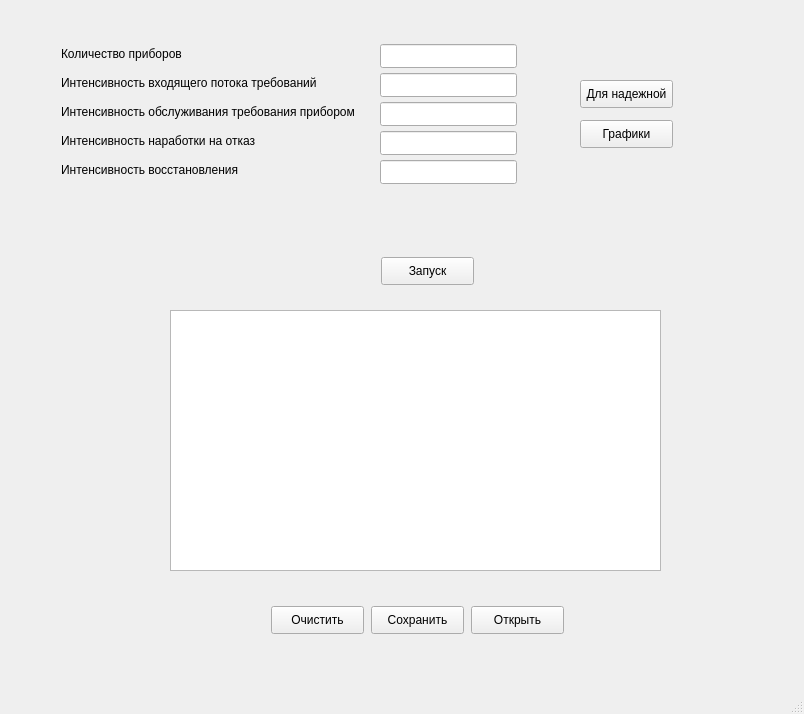
<?xml version="1.0" encoding="UTF-8"?>
<ui version="4.0">
 <class>MainWindow</class>
 <widget class="QMainWindow" name="MainWindow">
  <property name="geometry">
   <rect>
    <x>0</x>
    <y>0</y>
    <width>804</width>
    <height>714</height>
   </rect>
  </property>
  <property name="windowTitle">
   <string>Программа для исследования ненадежной СМО</string>
  </property>
  <widget class="QWidget" name="centralwidget">
   <property name="enabled">
    <bool>true</bool>
   </property>
   <widget class="QPushButton" name="pushButton_result">
    <property name="geometry">
     <rect>
      <x>381</x>
      <y>257</y>
      <width>93</width>
      <height>28</height>
     </rect>
    </property>
    <property name="layoutDirection">
     <enum>Qt::LeftToRight</enum>
    </property>
    <property name="text">
     <string>Запуск</string>
    </property>
   </widget>
   <widget class="QPushButton" name="pushButton_graphs">
    <property name="geometry">
     <rect>
      <x>580</x>
      <y>120</y>
      <width>93</width>
      <height>28</height>
     </rect>
    </property>
    <property name="text">
     <string>Графики</string>
    </property>
   </widget>
   <widget class="QPushButton" name="pushButton_show_reliable">
    <property name="geometry">
     <rect>
      <x>580</x>
      <y>80</y>
      <width>93</width>
      <height>28</height>
     </rect>
    </property>
    <property name="text">
     <string>Для надежной</string>
    </property>
   </widget>
   <widget class="QTextEdit" name="textEdit_result">
    <property name="geometry">
     <rect>
      <x>170</x>
      <y>310</y>
      <width>491</width>
      <height>261</height>
     </rect>
    </property>
    <property name="sizePolicy">
     <sizepolicy hsizetype="Expanding" vsizetype="Expanding">
      <horstretch>0</horstretch>
      <verstretch>0</verstretch>
     </sizepolicy>
    </property>
    <property name="readOnly">
     <bool>true</bool>
    </property>
   </widget>
   <widget class="QLineEdit" name="lineEdit_alpha">
    <property name="geometry">
     <rect>
      <x>380</x>
      <y>131</y>
      <width>137</width>
      <height>24</height>
     </rect>
    </property>
    <property name="sizePolicy">
     <sizepolicy hsizetype="Fixed" vsizetype="Fixed">
      <horstretch>0</horstretch>
      <verstretch>0</verstretch>
     </sizepolicy>
    </property>
   </widget>
   <widget class="QLabel" name="label_alpha">
    <property name="geometry">
     <rect>
      <x>61</x>
      <y>133</y>
      <width>231</width>
      <height>16</height>
     </rect>
    </property>
    <property name="text">
     <string>Интенсивность наработки на отказ</string>
    </property>
   </widget>
   <widget class="QLabel" name="label_mu">
    <property name="geometry">
     <rect>
      <x>61</x>
      <y>104</y>
      <width>321</width>
      <height>16</height>
     </rect>
    </property>
    <property name="text">
     <string>Интенсивность обслуживания требования прибором</string>
    </property>
   </widget>
   <widget class="QLineEdit" name="lineEdit_la">
    <property name="geometry">
     <rect>
      <x>380</x>
      <y>73</y>
      <width>137</width>
      <height>24</height>
     </rect>
    </property>
    <property name="sizePolicy">
     <sizepolicy hsizetype="Fixed" vsizetype="Fixed">
      <horstretch>0</horstretch>
      <verstretch>0</verstretch>
     </sizepolicy>
    </property>
   </widget>
   <widget class="QLineEdit" name="lineEdit_mu">
    <property name="geometry">
     <rect>
      <x>380</x>
      <y>102</y>
      <width>137</width>
      <height>24</height>
     </rect>
    </property>
    <property name="sizePolicy">
     <sizepolicy hsizetype="Fixed" vsizetype="Fixed">
      <horstretch>0</horstretch>
      <verstretch>0</verstretch>
     </sizepolicy>
    </property>
   </widget>
   <widget class="QLabel" name="label_la">
    <property name="geometry">
     <rect>
      <x>61</x>
      <y>75</y>
      <width>301</width>
      <height>16</height>
     </rect>
    </property>
    <property name="text">
     <string>Интенсивность входящего потока требований</string>
    </property>
   </widget>
   <widget class="QLabel" name="label_kappa">
    <property name="geometry">
     <rect>
      <x>61</x>
      <y>46</y>
      <width>131</width>
      <height>16</height>
     </rect>
    </property>
    <property name="text">
     <string>Количество приборов</string>
    </property>
   </widget>
   <widget class="QLineEdit" name="lineEdit_kappa">
    <property name="geometry">
     <rect>
      <x>380</x>
      <y>44</y>
      <width>137</width>
      <height>24</height>
     </rect>
    </property>
    <property name="sizePolicy">
     <sizepolicy hsizetype="Fixed" vsizetype="Fixed">
      <horstretch>0</horstretch>
      <verstretch>0</verstretch>
     </sizepolicy>
    </property>
    <property name="tabletTracking">
     <bool>false</bool>
    </property>
    <property name="cursorPosition">
     <number>0</number>
    </property>
    <property name="clearButtonEnabled">
     <bool>false</bool>
    </property>
   </widget>
   <widget class="QLineEdit" name="lineEdit_beta">
    <property name="geometry">
     <rect>
      <x>380</x>
      <y>160</y>
      <width>137</width>
      <height>24</height>
     </rect>
    </property>
    <property name="sizePolicy">
     <sizepolicy hsizetype="Fixed" vsizetype="Fixed">
      <horstretch>0</horstretch>
      <verstretch>0</verstretch>
     </sizepolicy>
    </property>
   </widget>
   <widget class="QLabel" name="label_beta">
    <property name="geometry">
     <rect>
      <x>61</x>
      <y>162</y>
      <width>201</width>
      <height>16</height>
     </rect>
    </property>
    <property name="text">
     <string>Интенсивность восстановления</string>
    </property>
   </widget>
   <widget class="QPushButton" name="pushButton_save">
    <property name="geometry">
     <rect>
      <x>371</x>
      <y>606</y>
      <width>93</width>
      <height>28</height>
     </rect>
    </property>
    <property name="text">
     <string>Сохранить</string>
    </property>
   </widget>
   <widget class="QPushButton" name="pushButton_clear">
    <property name="geometry">
     <rect>
      <x>271</x>
      <y>606</y>
      <width>93</width>
      <height>28</height>
     </rect>
    </property>
    <property name="text">
     <string>Очистить</string>
    </property>
   </widget>
   <widget class="QPushButton" name="pushButton_open">
    <property name="geometry">
     <rect>
      <x>471</x>
      <y>606</y>
      <width>93</width>
      <height>28</height>
     </rect>
    </property>
    <property name="text">
     <string>Открыть</string>
    </property>
   </widget>
  </widget>
  <widget class="QMenuBar" name="menubar">
   <property name="geometry">
    <rect>
     <x>0</x>
     <y>0</y>
     <width>804</width>
     <height>26</height>
    </rect>
   </property>
  </widget>
  <widget class="QStatusBar" name="statusbar"/>
  <action name="action">
   <property name="text">
    <string>Ненадежная</string>
   </property>
   <property name="statusTip">
    <string>Show actions for unreliable system</string>
   </property>
   <property name="shortcut">
    <string>Ctrl+N</string>
   </property>
  </action>
  <action name="action_2">
   <property name="text">
    <string>Надежная</string>
   </property>
   <property name="statusTip">
    <string>Show actions for reliable system</string>
   </property>
   <property name="shortcut">
    <string>Ctrl+R</string>
   </property>
  </action>
  <action name="action_3">
   <property name="text">
    <string>Ненадежные</string>
   </property>
   <property name="statusTip">
    <string>Show graph for unreliable system</string>
   </property>
   <property name="shortcut">
    <string>Shift+N</string>
   </property>
  </action>
  <action name="action_4">
   <property name="text">
    <string>Надежные</string>
   </property>
   <property name="statusTip">
    <string>Show graph for reliable system</string>
   </property>
   <property name="shortcut">
    <string>Shift+R</string>
   </property>
  </action>
  <action name="action_5">
   <property name="text">
    <string>Инфо</string>
   </property>
   <property name="statusTip">
    <string>Show program info</string>
   </property>
   <property name="shortcut">
    <string>Shift+O</string>
   </property>
  </action>
 </widget>
 <resources/>
 <connections/>
</ui>
